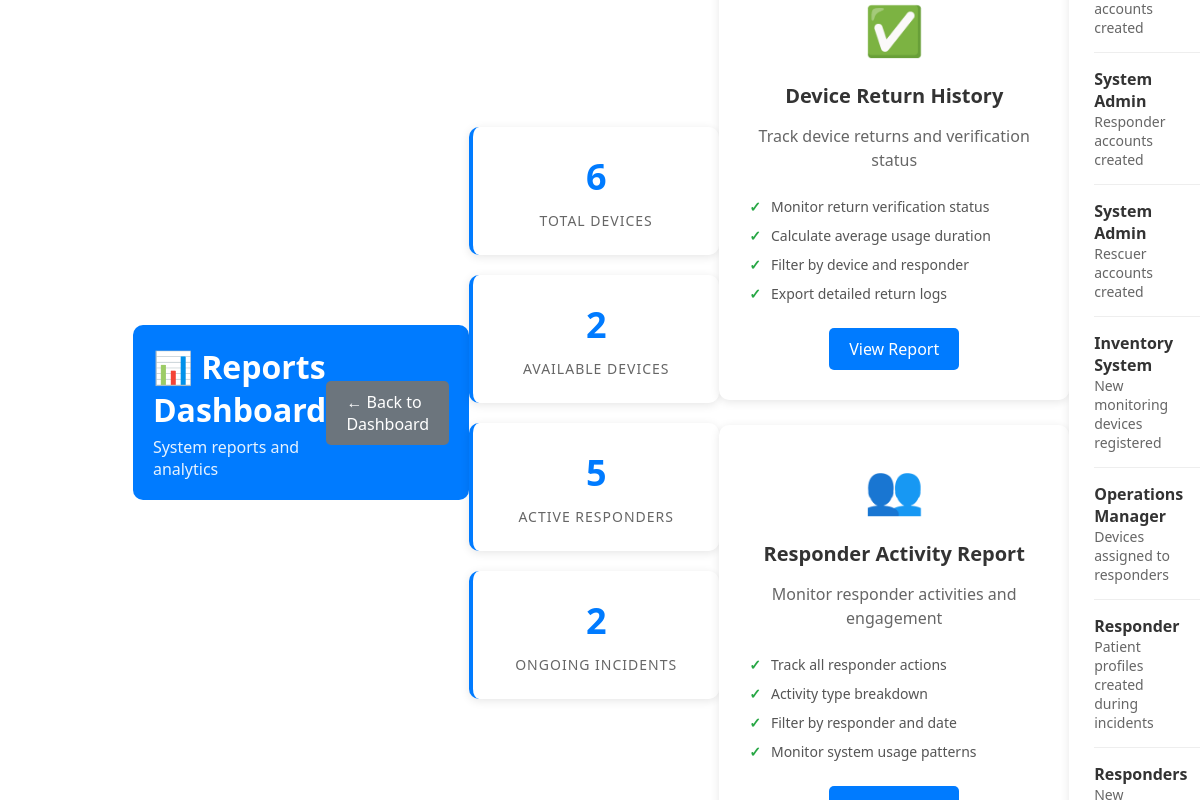
Screenshot of /roles/management/reports/index.php (signed in) with the database file from the repository.
### tables this page shows
CREATE TABLE IF NOT EXISTS activity_log (
    activity_id INT PRIMARY KEY AUTO_INCREMENT,
    user_name VARCHAR(100) DEFAULT NULL,
    user_role ENUM('admin','responder','rescuer','management') DEFAULT NULL,
    action_type VARCHAR(100) DEFAULT NULL,
    module VARCHAR(50) DEFAULT NULL,
    description TEXT DEFAULT NULL,
    created_at TIMESTAMP NOT NULL DEFAULT CURRENT_TIMESTAMP
);

### roles/management/reports/index.php (the view, shortened to what this page needs)
<?php
$conn = getDBConnection();
$total_devices = 0;
$available_devices = 0;
$active_responders = 0;
$ongoing_incidents = 0;
$result = $conn->query("SELECT COUNT(*) as count FROM device");
if ($result) $total_devices = $result->fetch_assoc()['count'];
$result = $conn->query("SELECT COUNT(*) as count FROM device WHERE dev_status = 'available'");
if ($result) $available_devices = $result->fetch_assoc()['count'];
$result = $conn->query("SELECT COUNT(*) as count FROM responder WHERE status = 'active'");
if ($result) $active_responders = $result->fetch_assoc()['count'];
$result = $conn->query("SELECT COUNT(*) as count FROM incident WHERE status = 'ongoing'");
if ($result) $ongoing_incidents = $result->fetch_assoc()['count'];
$recent_activities = [];
$result = $conn->query("SELECT * FROM activity_log ORDER BY created_at DESC LIMIT 10");
if ($result) {
    while ($row = $result->fetch_assoc()) {
        $recent_activities[] = $row;
    }
}
?>
<!DOCTYPE html>
<html lang="en">
<head>
    <link rel="stylesheet" href="../../../assets/css/styles.css">
</head>
<body>
    <div class="container">
        <header class="page-header">
            <div>
                <h1 style="margin: 0;">📊 Reports Dashboard</h1>
                <p style="margin: 5px 0 0 0; opacity: 0.9;">System reports and analytics</p>
            </div>
            <div>
                <a href="../dashboard.php" class="btn btn-secondary">← Back to Dashboard</a>
            </div>
        </header>
        <div class="overview-grid">
            <div class="overview-card">
                <div class="overview-number"><?php echo $total_devices; ?></div>
                <div class="overview-label">Total Devices</div>
            </div>
            <div class="overview-card">
                <div class="overview-number"><?php echo $available_devices; ?></div>
                <div class="overview-label">Available Devices</div>
            </div>
            <div class="overview-card">
                <div class="overview-number"><?php echo $active_responders; ?></div>
                <div class="overview-label">Active Responders</div>
            </div>
            <div class="overview-card">
                <div class="overview-number"><?php echo $ongoing_incidents; ?></div>
                <div class="overview-label">Ongoing Incidents</div>
            </div>
        </div>
        <div class="reports-grid">
            <div class="report-card">
                <div class="report-icon">✅</div>
                <h3 class="report-title">Device Return History</h3>
                <p class="report-description">
                    Track device returns and verification status
                </p>
                <ul class="report-features">
                    <li>Monitor return verification status</li>
                    <li>Calculate average usage duration</li>
                    <li>Filter by device and responder</li>
                    <li>Export detailed return logs</li>
                </ul>
                <div class="report-actions">
                    <a href="device_return_history.php" class="btn btn-primary">View Report</a>
                </div>
            </div>
            <div class="report-card">
                <div class="report-icon">👥</div>
                <h3 class="report-title">Responder Activity Report</h3>
                <p class="report-description">
                    Monitor responder activities and engagement
                </p>
                <ul class="report-features">
                    <li>Track all responder actions</li>
                    <li>Activity type breakdown</li>
                    <li>Filter by responder and date</li>
                    <li>Monitor system usage patterns</li>
                </ul>
                <div class="report-actions">
                    <a href="responder_activity.php" class="btn btn-primary">View Report</a>
                </div>
            </div>
        </div>
        <?php if (!empty($recent_activities)): ?>
        <div class="recent-activities">
            <?php foreach ($recent_activities as $activity): ?>
                <div class="activity-item">
                    <div class="activity-info">
                        <div class="activity-user"><?php echo htmlspecialchars($activity['user_name'] ?? 'Unknown'); ?></div>
                        <div class="activity-description">
                            <?php echo htmlspecialchars($activity['description'] ?? 'No description'); ?>
                        </div>
                    </div>
                </div>
            <?php endforeach; ?>
        </div>
        <?php endif; ?>
    </div>
</body>
</html>

### assets/css/styles.css (style rules this page uses)
* { margin:0; padding:0; box-sizing:border-box; }
body { font-family:"Segoe UI", sans-serif; background:linear-gradient(135deg,#e3e9f2,#f6f8fc); color:#111; overflow-x:hidden; }
.container { position:fixed; top:55px; left:230px; width:calc(100% - 230px); height:calc(100vh - 55px); display:flex; justify-content:center; align-items:center; padding:25px; }

### roles/management/reports/index.php (style rules this page uses)
.page-header { background: #007bff; color: white; padding: 20px; border-radius: 10px; margin-bottom: 30px; display: flex; justify-content: space-between; align-items: center; }
.btn { padding: 10px 20px; border: none; border-radius: 5px; cursor: pointer; text-decoration: none; display: inline-block; transition: background-color 0.2s; }
.btn-primary { background: #007bff; color: white; }
.btn-secondary { background: #6c757d; color: white; }
.overview-grid { display: grid; grid-template-columns: repeat(auto-fit, minmax(250px, 1fr)); gap: 20px; margin-bottom: 30px; }
.overview-card { background: white; padding: 25px; border-radius: 10px; box-shadow: 0 2px 10px rgba(0,0,0,0.1); text-align: center; border-left: 4px solid #007bff; }
.overview-number { font-size: 36px; font-weight: bold; color: #007bff; margin-bottom: 10px; }
.overview-label { color: #666; font-size: 14px; text-transform: uppercase; letter-spacing: 1px; }
.reports-grid { display: grid; grid-template-columns: repeat(auto-fit, minmax(350px, 1fr)); gap: 25px; margin-bottom: 30px; }
.report-card { background: white; padding: 30px; border-radius: 10px; box-shadow: 0 2px 10px rgba(0,0,0,0.1); transition: transform 0.2s, box-shadow 0.2s; }
.report-icon { font-size: 48px; margin-bottom: 20px; text-align: center; }
.report-title { font-size: 20px; font-weight: bold; color: #333; margin-bottom: 15px; text-align: center; }
.report-description { color: #666; margin-bottom: 20px; text-align: center; line-height: 1.5; }
.report-features { list-style: none; padding: 0; margin-bottom: 20px; }
.report-features li { padding: 5px 0; font-size: 14px; color: #555; display: flex; align-items: center; }
.report-features li::before { content: "✓"; color: #28a745; font-weight: bold; margin-right: 10px; }
.report-actions { text-align: center; }
.recent-activities { background: white; padding: 25px; border-radius: 10px; box-shadow: 0 2px 10px rgba(0,0,0,0.1); }
.activity-item { padding: 15px 0; border-bottom: 1px solid #eee; display: flex; justify-content: space-between; align-items: center; }
.activity-info { flex: 1; }
.activity-user { font-weight: bold; color: #333; }
.activity-description { color: #666; font-size: 14px; }

### rows the page displays
activity_log: user_name "System Admin", description "Responder accounts created"
activity_log: user_name "System Admin", description "Rescuer accounts created"
activity_log: user_name "Inventory System", description "New monitoring devices registered"
activity_log: user_name "Operations Manager", description "Devices assigned to responders"
activity_log: user_name "Responder", description "Patient profiles created during incidents"
activity_log: user_name "Responders"

### other values shown
$total_devices "6"
$available_devices "2"
$active_responders "5"
$ongoing_incidents "2"
